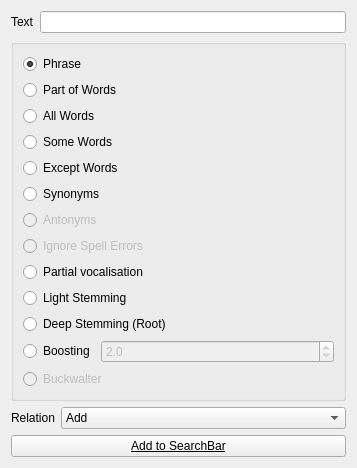
       <widget class="QWidget" name="page_2">
        <property name="geometry">
         <rect>
          <x>0</x>
          <y>0</y>
          <width>357</width>
          <height>451</height>
         </rect>
        </property>
        <attribute name="label">
         <string>Advanced Search</string>
        </attribute>
        <layout class="QVBoxLayout" name="verticalLayout_7">
         <item>
          <layout class="QHBoxLayout" name="horizontalLayout_6">
           <property name="sizeConstraint">
            <enum>QLayout::SetMaximumSize</enum>
           </property>
           <item>
            <widget class="QLabel" name="label_4">
             <property name="text">
              <string>Text</string>
             </property>
             <property name="buddy">
              <cstring>o_feature_text</cstring>
             </property>
            </widget>
           </item>
           <item>
            <widget class="QLineEdit" name="o_feature_text">
             <property name="layoutDirection">
              <enum>Qt::RightToLeft</enum>
             </property>
            </widget>
           </item>
          </layout>
         </item>
         <item>
          <widget class="QGroupBox" name="groupBox_3">
           <property name="title">
            <string/>
           </property>
           <property name="checkable">
            <bool>false</bool>
           </property>
           <layout class="QVBoxLayout" name="verticalLayout_14">
            <item>
             <widget class="QRadioButton" name="o_phrase">
              <property name="text">
               <string>Phrase</string>
              </property>
              <property name="checked">
               <bool>true</bool>
              </property>
             </widget>
            </item>
            <item>
             <widget class="QRadioButton" name="o_partofword">
              <property name="text">
               <string>Part of Words</string>
              </property>
             </widget>
            </item>
            <item>
             <widget class="QRadioButton" name="o_allwords">
              <property name="text">
               <string>All Words</string>
              </property>
             </widget>
            </item>
            <item>
             <widget class="QRadioButton" name="o_somewords">
              <property name="text">
               <string>Some Words</string>
              </property>
             </widget>
            </item>
            <item>
             <widget class="QRadioButton" name="o_nowords">
              <property name="text">
               <string>Except Words</string>
              </property>
             </widget>
            </item>
            <item>
             <widget class="QRadioButton" name="o_synonyms">
              <property name="enabled">
               <bool>true</bool>
              </property>
              <property name="text">
               <string>Synonyms</string>
              </property>
              <property name="checkable">
               <bool>true</bool>
              </property>
             </widget>
            </item>
            <item>
             <widget class="QRadioButton" name="o_antonyms">
              <property name="enabled">
               <bool>false</bool>
              </property>
              <property name="text">
               <string>Antonyms</string>
              </property>
             </widget>
            </item>
            <item>
             <widget class="QRadioButton" name="o_orthograph">
              <property name="enabled">
               <bool>false</bool>
              </property>
              <property name="text">
               <string>Ignore Spell Errors</string>
              </property>
             </widget>
            </item>
            <item>
             <widget class="QRadioButton" name="o_vocalization">
              <property name="enabled">
               <bool>true</bool>
              </property>
              <property name="text">
               <string>Partial vocalisation</string>
              </property>
             </widget>
            </item>
            <item>
             <widget class="QRadioButton" name="o_derivation_light">
              <property name="enabled">
               <bool>true</bool>
              </property>
              <property name="text">
               <string>Light Stemming</string>
              </property>
             </widget>
            </item>
            <item>
             <widget class="QRadioButton" name="o_derivation_deep">
              <property name="enabled">
               <bool>true</bool>
              </property>
              <property name="text">
               <string>Deep Stemming (Root)</string>
              </property>
             </widget>
            </item>
            <item>
             <layout class="QHBoxLayout" name="horizontalLayout_3">
              <item>
               <widget class="QRadioButton" name="o_boost">
                <property name="sizePolicy">
                 <sizepolicy hsizetype="Fixed" vsizetype="Fixed">
                  <horstretch>0</horstretch>
                  <verstretch>0</verstretch>
                 </sizepolicy>
                </property>
                <property name="text">
                 <string>Boosting</string>
                </property>
               </widget>
              </item>
              <item>
               <widget class="QDoubleSpinBox" name="doubleSpinBox">
                <property name="enabled">
                 <bool>false</bool>
                </property>
                <property name="decimals">
                 <number>1</number>
                </property>
                <property name="singleStep">
                 <double>0.100000000000000</double>
                </property>
                <property name="value">
                 <double>2.000000000000000</double>
                </property>
               </widget>
              </item>
             </layout>
            </item>
            <item>
             <widget class="QRadioButton" name="o_buckwalter">
              <property name="enabled">
               <bool>false</bool>
              </property>
              <property name="text">
               <string>Buckwalter</string>
              </property>
             </widget>
            </item>
           </layout>
          </widget>
         </item>
         <item>
          <spacer name="verticalSpacer_8">
           <property name="orientation">
            <enum>Qt::Vertical</enum>
           </property>
           <property name="sizeHint" stdset="0">
            <size>
             <width>20</width>
             <height>40</height>
            </size>
           </property>
          </spacer>
         </item>
         <item>
          <layout class="QHBoxLayout" name="horizontalLayout_20">
           <item>
            <widget class="QLabel" name="label_10">
             <property name="sizePolicy">
              <sizepolicy hsizetype="Fixed" vsizetype="Preferred">
               <horstretch>0</horstretch>
               <verstretch>0</verstretch>
              </sizepolicy>
             </property>
             <property name="text">
              <string>Relation</string>
             </property>
            </widget>
           </item>
           <item>
            <widget class="QComboBox" name="o_relation_advanced">
             <item>
              <property name="text">
               <string>Add</string>
              </property>
             </item>
             <item>
              <property name="text">
               <string>Replace</string>
              </property>
             </item>
             <item>
              <property name="text">
               <string>Conjuction (AND)</string>
              </property>
             </item>
             <item>
              <property name="text">
               <string>(OR)</string>
              </property>
             </item>
             <item>
              <property name="text">
               <string>Exception (ANDNOT)</string>
              </property>
             </item>
            </widget>
           </item>
          </layout>
         </item>
         <item>
          <widget class="QPushButton" name="o_add2query_advanced">
           <property name="font">
            <font>
             <weight>50</weight>
             <bold>false</bold>
             <underline>true</underline>
             <strikeout>false</strikeout>
             <kerning>false</kerning>
            </font>
           </property>
           <property name="cursor">
            <cursorShape>PointingHandCursor</cursorShape>
           </property>
           <property name="text">
            <string>Add to SearchBar</string>
           </property>
           <property name="icon">
            <iconset resource="../resources/main.qrc">
             <normaloff>:/resources/up-16.png</normaloff>:/resources/up-16.png</iconset>
           </property>
           <property name="checkable">
            <bool>false</bool>
           </property>
           <property name="checked">
            <bool>false</bool>
           </property>
           <property name="autoDefault">
            <bool>false</bool>
           </property>
          </widget>
         </item>
        </layout>
       </widget>
